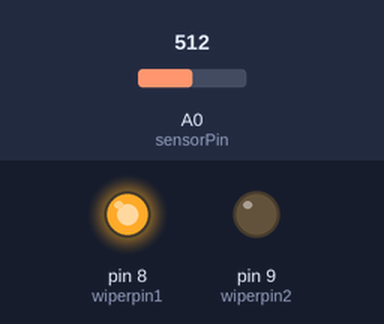
A sketch run on a simulated Arduino Uno, built with avr-gcc and run on an emulated ATmega328P. Parts: output pins drawn as LEDs (lit = HIGH). Inputs (shaded band) come from the test bench; at power-on: A0 (sensorPin) = 512.

Above: at 4.8 s.
4.9 s: A0 (sensorPin) set to 489
At 6.9 s:
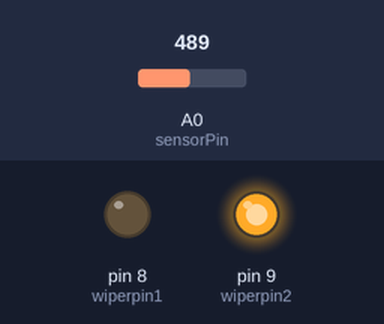
9.9 s: A0 (sensorPin) set to 510
At 11.1 s:
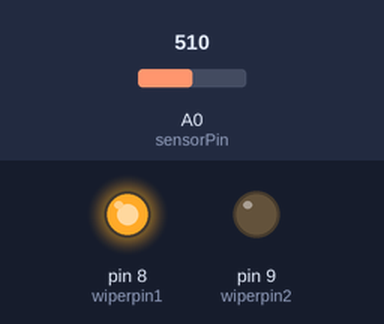
19.2 s: A0 (sensorPin) set to 490
At 22.6 s:
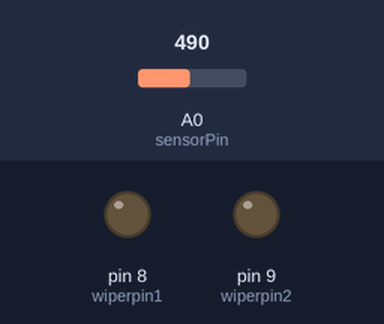
24.2 s: A0 (sensorPin) set to 511
At 25.5 s:
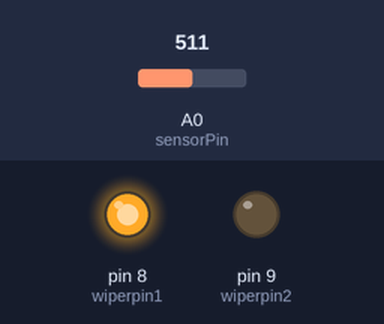
Timing chart, 0 to 34.5 s (numbered marks = the images above; inputs shaded):
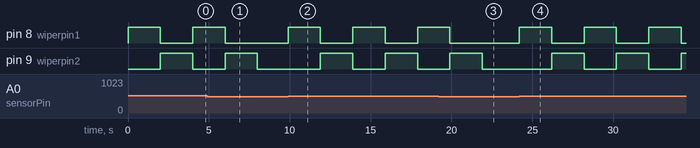

The sketch:

rainwiper.ino
```cpp
#include "out.h"
#define wiperpin1 8
#define wiperpin2 9
int sensorPin = A0;
int sensorValue = 0;

void setup() {
  setupoutput(wiperpin1,wiperpin2);

}

void loop() {
  sensorValue = analogRead(sensorPin);
  if(sensorValue>500)
  {
    outputforward(wiperpin1,wiperpin2);
    delay(2000);
    outputreverse(wiperpin1,wiperpin2);
    delay(2000);

  }
  else{
    outputstop(wiperpin1,wiperpin2);

  }
}
```

out.cpp
```cpp
#include "out.h"

void setupoutput(byte pin1,byte pin2)
{
  pinMode(pin1, OUTPUT);
  pinMode(pin2, OUTPUT);
}


void outputforward(byte pin1,byte pin2)
{
 digitalWrite(pin1, HIGH);
 digitalWrite(pin2, LOW);
}

void outputreverse(byte pin1,byte pin2)
{
 digitalWrite(pin2, HIGH);
 digitalWrite(pin1, LOW);
}

void outputstop(byte pin1,byte pin2)
{
 digitalWrite(pin1, LOW);
 digitalWrite(pin2, LOW);
}
```

out.h
```cpp
#ifndef OUT_H
#define OUT_H
#include <Arduino.h>

void setupoutput(byte pin1,byte pin2);
void outputforward(byte pin1,byte pin2);
void outputreverse(byte pin1,byte pin2);
void outputstop(byte pin1,byte pin2);

#endif
```

Measured:
- the behaviour switches between 501 and 500 on A0 (sensorPin) (found by bisection; images 0 and 1)
- after the input at 4.9 s, pin 8 (wiperpin1): goes on until 6.0 s, then stays LOW
- after the input at 9.9 s, pin 8 (wiperpin1): alternates HIGH for 2.0 s and LOW for 2.0 s, starting at once; pin 9 (wiperpin2): alternates HIGH for 2.0 s and LOW for 2.0 s, starting after 2.0 s
- after the input at 19.2 s, pin 8 (wiperpin1): goes on until 19.9 s, then stays LOW
- after the input at 24.2 s, pin 8 (wiperpin1): alternates HIGH for 2.0 s and LOW for 2.0 s, starting at once; pin 9 (wiperpin2): alternates HIGH for 2.0 s and LOW for 2.0 s, starting after 2.0 s
